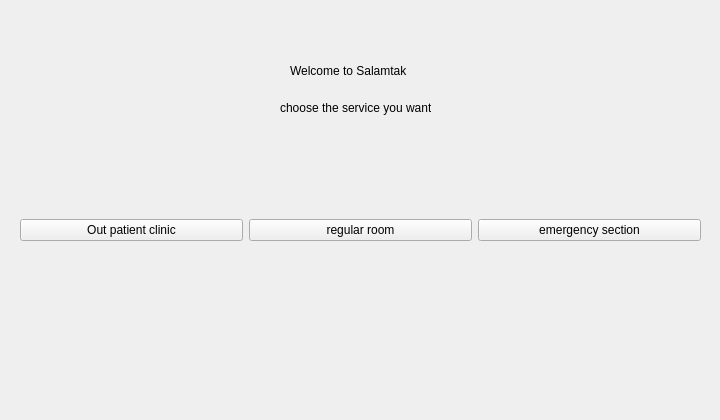
<?xml version="1.0" encoding="UTF-8"?>
<ui version="4.0">
 <class>service_choice</class>
 <widget class="QWidget" name="service_choice">
  <property name="geometry">
   <rect>
    <x>0</x>
    <y>0</y>
    <width>720</width>
    <height>420</height>
   </rect>
  </property>
  <property name="windowTitle">
   <string>Form</string>
  </property>
  <widget class="QWidget" name="horizontalLayoutWidget">
   <property name="geometry">
    <rect>
     <x>20</x>
     <y>170</y>
     <width>681</width>
     <height>121</height>
    </rect>
   </property>
   <layout class="QHBoxLayout" name="horizontalLayout">
    <item>
     <widget class="QPushButton" name="outpatient_button">
      <property name="text">
       <string>Out patient clinic</string>
      </property>
     </widget>
    </item>
    <item>
     <widget class="QPushButton" name="pushButton_2">
      <property name="text">
       <string>regular room</string>
      </property>
     </widget>
    </item>
    <item>
     <widget class="QPushButton" name="pushButton">
      <property name="text">
       <string>emergency section</string>
      </property>
     </widget>
    </item>
   </layout>
  </widget>
  <widget class="QLabel" name="label">
   <property name="geometry">
    <rect>
     <x>290</x>
     <y>30</y>
     <width>121</width>
     <height>81</height>
    </rect>
   </property>
   <property name="text">
    <string>Welcome to Salamtak</string>
   </property>
  </widget>
  <widget class="QLabel" name="label_2">
   <property name="geometry">
    <rect>
     <x>280</x>
     <y>100</y>
     <width>151</width>
     <height>16</height>
    </rect>
   </property>
   <property name="text">
    <string>choose the service you want</string>
   </property>
  </widget>
 </widget>
 <resources/>
 <connections/>
</ui>
